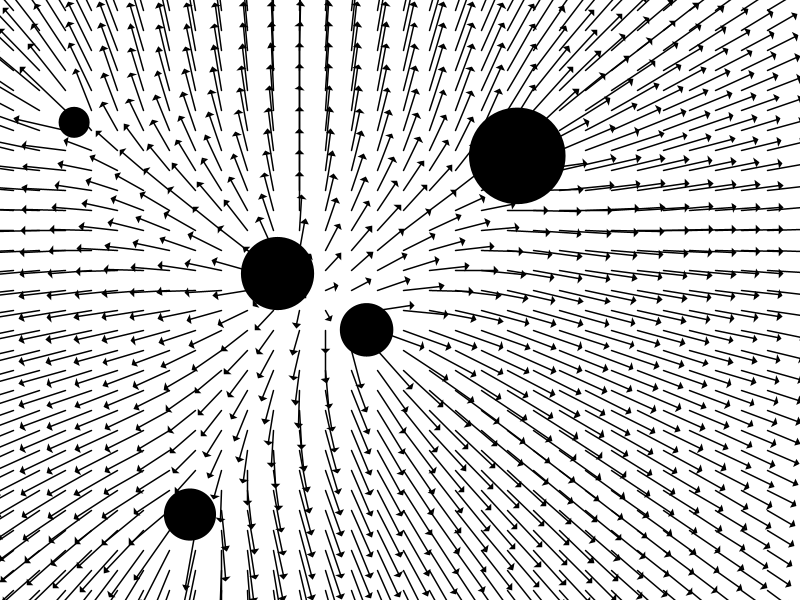
Frame 1 (no input)
Frame 60 (the mouse pressed at the canvas centre just before this capture): identical to frame 1, image omitted
Frame 120 (the mouse held since frame 60 and released just before this capture): identical to frame 1, image omitted

The Processing sketch that drew this single still picture (run headless with seeded random() and noise(); from frame 60 on, the mouse is pressed at the canvas centre):

// Processing sketch: processing_83588
// ── processing_83588.pde

int gridDim = 30;
    int numCharges = 5;
    float maxStrengthPerCharge = 100/numCharges;
    ArrayList <Vector> field = new ArrayList <Vector> ();
    ArrayList <Electron> charges = new ArrayList <Electron> ();
    PVector mouse = new PVector();
     
    void setup() {
      size(800, 600);
      smooth();
      strokeWeight(1.5);
      int w = width/gridDim;
      int h = height/gridDim;
      for (int y=0; y<gridDim; y++) {
        for (int x=0; x<gridDim; x++) {
          field.add(new Vector((x+0.5)*w, (y+0.5)*h));
        }
      }
      resetElectrons();
    }
     
    void draw() {
      background(255);
      mouse.set(mouseX, mouseY, 0);
      for (Electron e : charges) {
        e.update();
        e.display();
      }
      for (Vector v : field) {
        v.update();
        v.display();
      }
    }
     
    void keyPressed() {
      resetElectrons();
    }
     
    void mousePressed() {
      for (Electron e : charges) {
        if(mouse.dist(e.pos) < e.charge*0.5) {
          e.selected = true;
        }
      }
    }
     
    void mouseReleased() {
      for (Electron e : charges) {
        e.selected = false;
      }
    }
     
    void resetElectrons() {
      charges.clear();
      for (int i=0; i<numCharges; i++) {
        charges.add( new Electron(random(width), random(height), random(30, 100)) );
      }
    }
     
       class Electron {
      PVector pos;
      float charge;
      boolean selected;
     
      Electron(float x, float y, float charge) {
        pos = new PVector(x, y);
        this.charge = charge;
      }
     
      void update() {
        if (selected) { pos.set(mouseX, mouseY, 0); }
      }
     
      void display() {
        pushMatrix();
        translate(pos.x, pos.y);
        noStroke();
        fill(0);
        ellipse(0, 0, charge, charge);
        popMatrix();
      }
    }
      class Vector {
      PVector pos, dir;
     
      Vector(float x, float y) {
        pos = new PVector(x, y);
        dir = new PVector();
      }
     
      void update() {
        dir.set(0,0,0);
        for (Electron e : charges) {
          PVector currentDir = e.pos.get();
          float magnitude = map(currentDir.dist(pos), 0, width, maxStrengthPerCharge, 0);
          currentDir.sub(pos);
          currentDir.normalize();
          currentDir.mult(-magnitude);
          dir.add(currentDir);
        }
      }
     
      void display() {
        pushMatrix();
        translate(pos.x, pos.y);
        stroke(0);
        line(0, 0, dir.x, dir.y);
        translate(dir.x, dir.y);
        rotate(atan2(dir.y, dir.x));
        triangle(3,0,0,-3,0,3);
        popMatrix();
      }
    }
